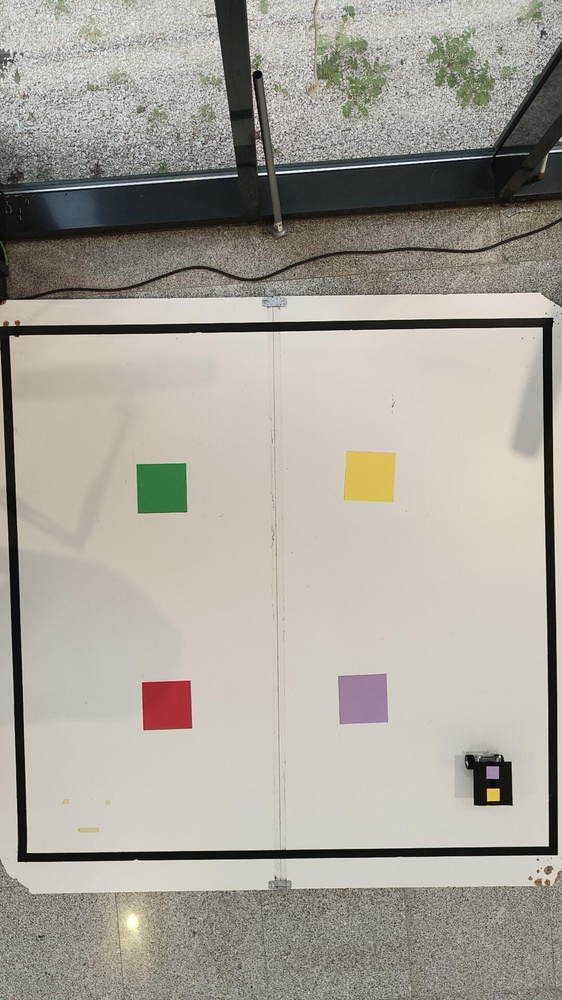
%> input picture app/img_1.jpeg, 562 x 1000 px, shrunk from 1080 x 1920 before the run
$ octave --eval "result = ProcessedMap('../app/img_1.jpeg');"   (GNU Octave 9; MATLAB toolbox functions it lacks are replaced by stand-ins)
%> lines starting %> are read from the running program, lines starting %| are printed output that depends on the picture; in (x1, y1, x2, y2) boxes, pixels count from 0 and x2, y2 are one past the last pixel; in counts of white or black regions, pixels touching at a corner belong together; the program's own positions count from 1
%% Função que processa a imagem RGB da arena

function [freeZoneMap, waypointsBases, robotCentroid] = ProcessedMap(map)
%> called with map = '../app/img_1.jpeg'

    % --- 1. Processamento Inicial ---
    originalImage = imread(map);
%> originalImage is the input picture: size 1000x562x3 uint8; mean R, G, B 167, 162.5, 152.5
    hsvImage = rgb2hsv(originalImage);
%> hsvImage: size 1000x562x3 double; mean H, S, V 0.152, 0.113, 0.659
    H = hsvImage(:,:,1);
    S = hsvImage(:,:,2);
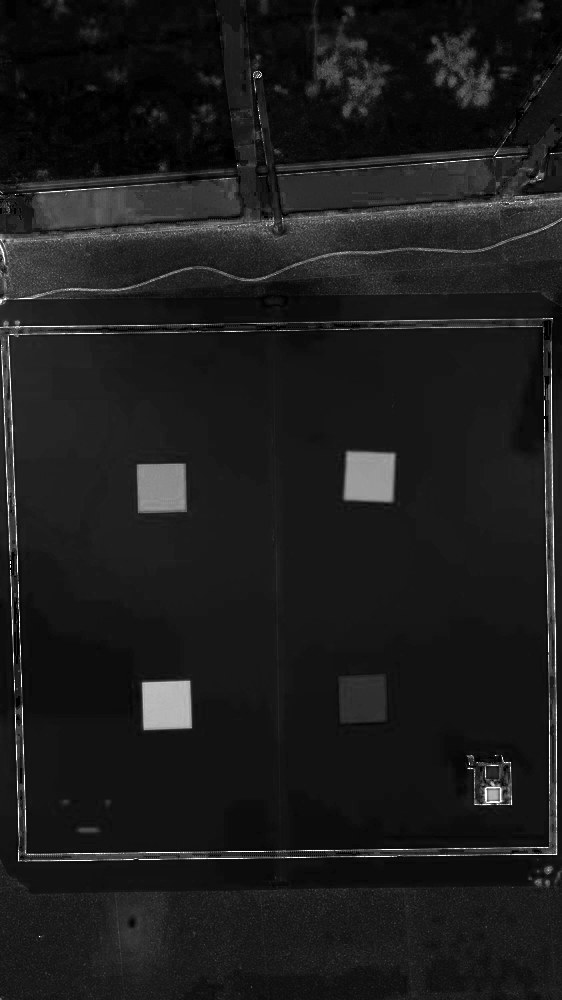
%> S: size 1000x562 double; min 0, max 1, mean 0.113
    V = histeq(hsvImage(:,:,3));
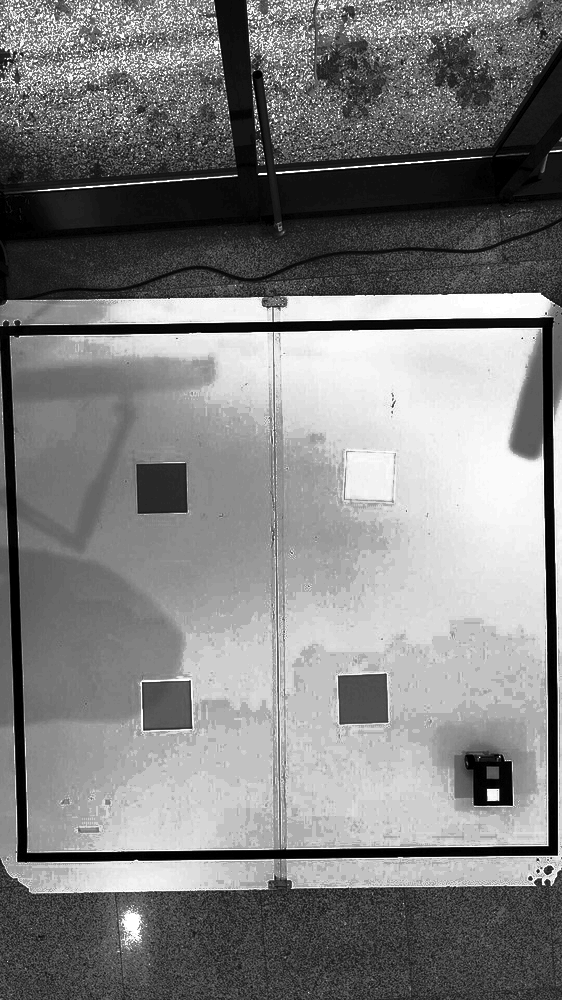
%> V: size 1000x562 double; min 0, max 1, mean 0.501

    % --- 2. Mascara da Arena (Preto/Branco) ---
    blackMask = (V < 0.15);
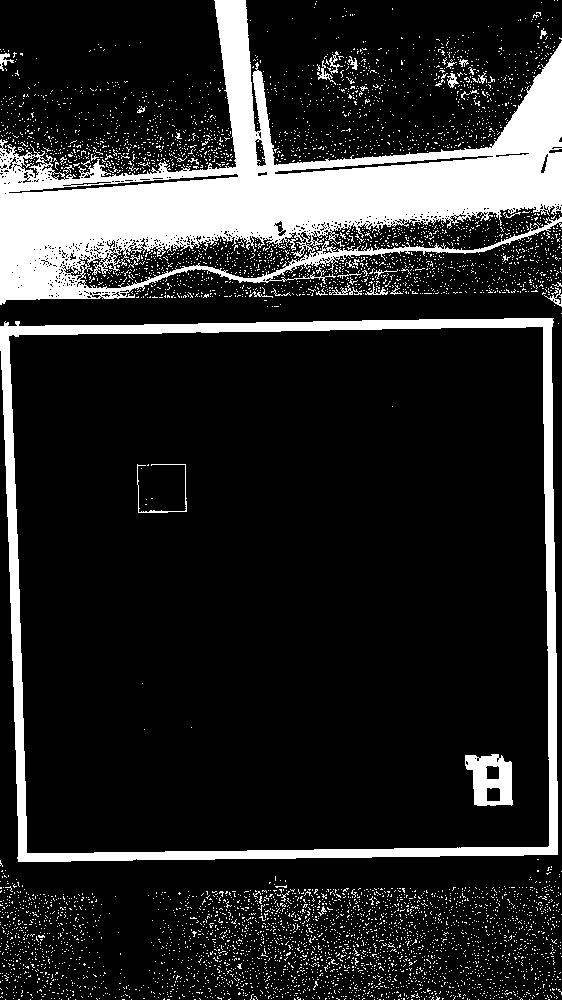
%> blackMask: size 1000x562 logical; 16.2% white; 5594 white regions (5555 under 20 px), largest, box (x1, y1, x2, y2) and area: (0, 0, 562, 305) 56300, (0, 318, 558, 862) 19372, (465, 754, 513, 806) 1657
    blackMaskCleaned = bwareaopen(blackMask, 200);
%> blackMaskCleaned: size 1000x562 logical; 13.8% white; 4 white regions, box (x1, y1, x2, y2) and area: (0, 0, 562, 305) 56300, (0, 318, 558, 862) 19372, (465, 754, 513, 806) 1657, (137, 464, 187, 513) 226
    blackMaskFilled = imfill(imclose(blackMaskCleaned, strel('disk',8)), "holes");
%> blackMaskFilled: size 1000x562 logical; 65.1% white; 4 black regions (1 under 20 px), largest, box (x1, y1, x2, y2) and area: (0, 227, 562, 1000) 116479, (246, 0, 562, 164) 42624, (0, 0, 235, 174) 36940

    % Identificar a borda da arena
    labeledBlackObjs = bwlabel(blackMaskFilled);
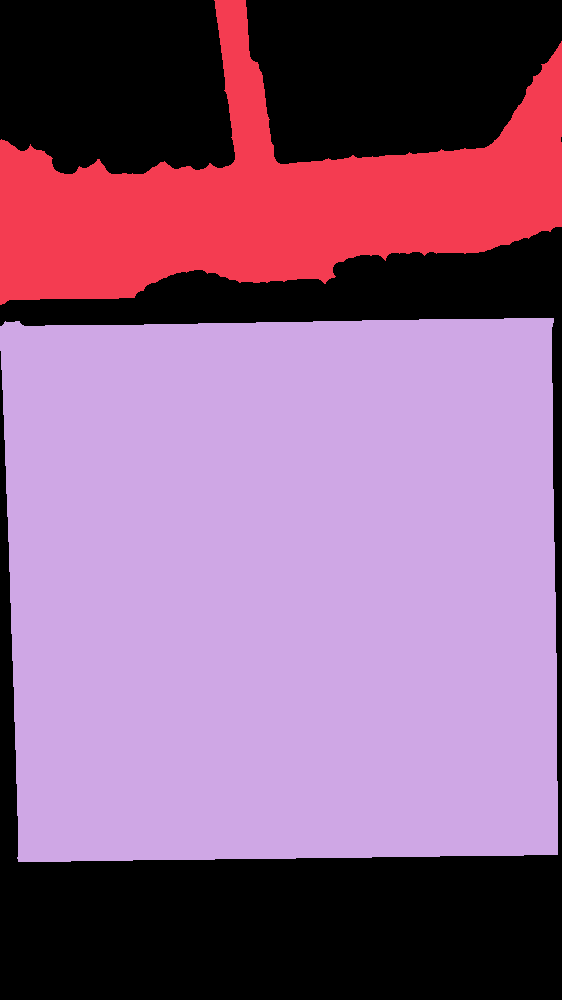
%> labeledBlackObjs: size 1000x562 double; 3 distinct labels, from 0 to 2; one colour per label, 0 black
    blackProps = regionprops(labeledBlackObjs,'Area');
%> blackProps = 2 regions; Area: 292718, 73234
    [~, biggestBlackIdx] = max([blackProps.Area]);
%> biggestBlackIdx = 2
    delimitationMask = (labeledBlackObjs == biggestBlackIdx);
%> delimitationMask: size 1000x562 logical; 52.1% white; 1 black region, box (x1, y1, x2, y2) and area: (0, 0, 562, 1000) 269282

    % Chão da Arena (Branco)
    WhiteMask = (S <= 0.2 & V >= 0.5) & delimitationMask;
%> WhiteMask: size 1000x562 logical; 39.1% white; 144 white regions (133 under 20 px), largest, box (x1, y1, x2, y2) and area: (10, 328, 549, 853) 217373, (34, 401, 76, 442) 1114, (96, 396, 118, 423) 301
    WhiteMaskFilled = imfill(imclose(bwareaopen(WhiteMask,200), strel('disk',15)), "holes");
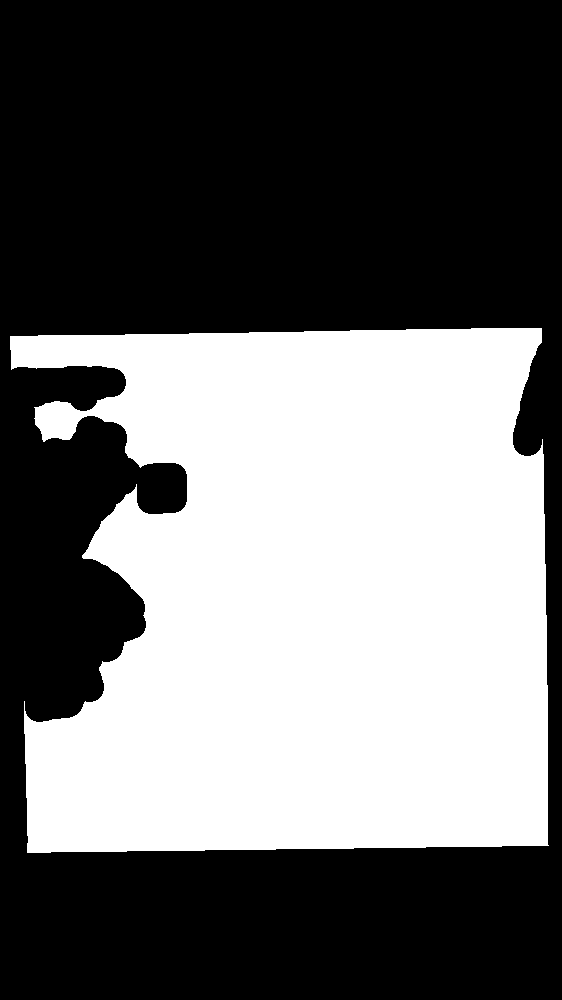
%> WhiteMaskFilled: size 1000x562 logical; 41.8% white; 1 white region, box (x1, y1, x2, y2) and area: (10, 328, 549, 853) 234750

    % Filtrar maior objeto branco (o chão jogável)
    labeledWhiteObjs = bwlabel(WhiteMaskFilled);
    whiteProps = regionprops(labeledWhiteObjs,'Area');
%> whiteProps = 1 region; Area: 234750
    [~, biggestWhiteIdx] = max([whiteProps.Area]);
%> biggestWhiteIdx = 1
    boardMask = (labeledWhiteObjs == biggestWhiteIdx);

    % --- 3. Deteção do Robô ---
    blackMaskRobot = (V < 0.15) & boardMask; % Procura preto DENTRO do tabuleiro
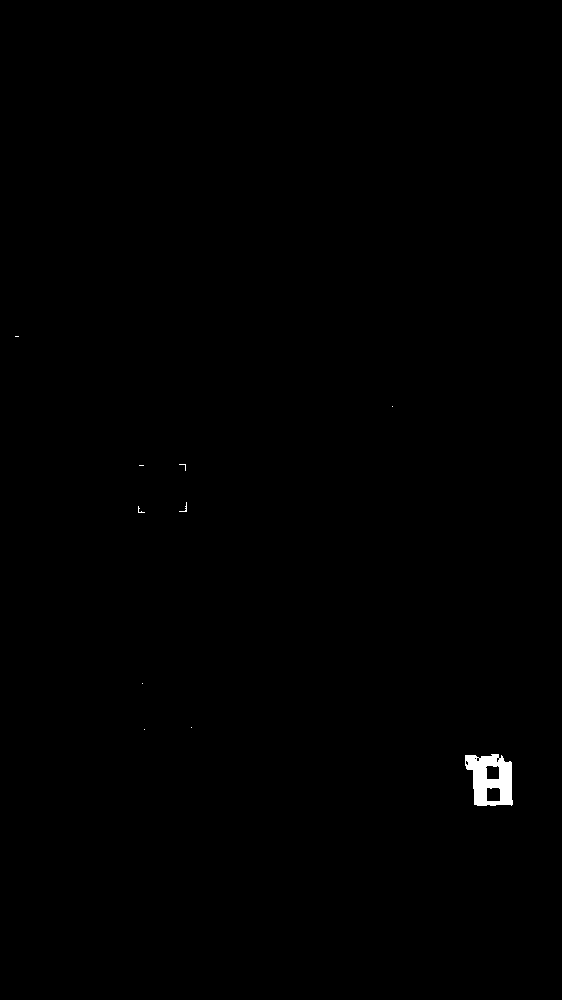
%> blackMaskRobot: size 1000x562 logical; 0.31% white; 10 white regions (8 under 20 px), largest, box (x1, y1, x2, y2) and area: (465, 754, 513, 806) 1657, (179, 502, 187, 512) 20
    blackMaskRobot = imclose(blackMaskRobot, strel('disk',8));
%> blackMaskRobot: size 1000x562 logical; 0.38% white; 10 white regions (6 under 20 px), largest, box (x1, y1, x2, y2) and area: (465, 754, 513, 806) 2031, (179, 502, 187, 512) 29, (179, 464, 186, 471) 23, (138, 506, 145, 513) 23
    blackMaskFilledRobot = bwareaopen(imfill(blackMaskRobot,"holes"), 200);
%> blackMaskFilledRobot: size 1000x562 logical; 0.36% white; 1 white region, box (x1, y1, x2, y2) and area: (465, 754, 513, 806) 2031

    % Obter silhueta e centro do robô
    robotProps = regionprops(blackMaskFilledRobot, 'Centroid');
%> robotProps = 1 region; Centroid: [491.4 780.2]
    if ~isempty(robotProps)
        robotCentroid = robotProps(1).Centroid;
%> robotCentroid = [491.4 780.2]
    else
        robotCentroid = [0,0]; % Fallback
    end

    % --- 4. Calibração das Bases (Cores) ---
    % CORREÇÃO: Parênteses adicionados no Vermelho para isolar o H
    colorMask{1} = ((H > 0.90 | H < 0.07) & S > 0.6 & V < 0.60) & boardMask;    % Vermelho
    colorMask{2} = (H > 0.10 & H < 0.20 & S > 0.40 & V > 0.40) & boardMask;     % Amarelo
    colorMask{3} = (H > 0.25 & H < 0.45 & S > 0.30 & V > 0.20) & boardMask;     % Verde
    colorMask{4} = (H > 0.65 & H < 0.92 & S > 0.20 & V > 0.20) & boardMask;     % Roxo

    dilatedBaseMasks = false(size(H));
    processedBases = cell(1, 4);

    for i = 1:4
        processedBases{i} = bwareaopen(colorMask{i}, 500); % Limpeza de ruido
        dilatedBaseMasks = dilatedBaseMasks | processedBases{i};
    end
%> after the loop, processedBases = 4 items

    % --- 5. Zonas de Segurança (Inflação) ---
    robotInflatedBases = cell(1, 4);
    allInflatedBases = false(size(H));

    for i = 1:4
        % DICA: Use 'disk' em vez de 'rectangle' para navegação mais suave
        robotInflatedBases{i} = imdilate(processedBases{i}, strel('disk', 40));
        allInflatedBases = allInflatedBases | robotInflatedBases{i};
    end
%> after the loop, robotInflatedBases = 4 items

    % --- 6. Mapa Final (Free Zone) ---
    % Zonas livres = Tabuleiro - (Bases Infladas + Paredes) + Onde o Robô está agora
    freeZoneMap = (boardMask & ~allInflatedBases) | blackMaskFilledRobot;
%> freeZoneMap: size 1000x562 logical; 36.6% white; 2 white regions

    % --- 7. VISUALIZAÇÃO FINAL (Corrigida) ---
    figure('Name', 'Debug: Mapa e Bases Retangulares', 'NumberTitle', 'off');
    imshow(freeZoneMap);
    title('Mapa Binário: Bases (Sólido) vs Zona Segurança (Tracejado)');
    hold on;

    % Plot Robô
    if robotCentroid(1) > 0
        plot(robotCentroid(1), robotCentroid(2), 'bo', 'MarkerSize', 10, 'LineWidth', 3);
        text(robotCentroid(1)+20, robotCentroid(2), 'Robô', 'Color', 'cyan');
    end

    % Definição de cores para o plot (ordem: 1-Verm, 2-Amarelo, 3-Verde, 4-Roxo)
    cores = {'r', 'y', 'g', 'm'};

    % Inicializar output de waypoints
    waypointsBases = cell(1,4);

    for i = 1:4
        % 1. Processar a BASE REAL (A folha de papel)
        % Usamos 'processedBases{i}' que é a máscara original sem dilatação
        propsReal = regionprops(processedBases{i}, 'BoundingBox', 'Area', 'Centroid');

        if ~isempty(propsReal)
            [~, idxReal] = max([propsReal.Area]);
            baseReal = propsReal(idxReal);

            % Desenha o retangulo da BASE REAL (Linha grossa sólida)
            rectangle('Position', baseReal.BoundingBox, 'EdgeColor', cores{i}, 'LineWidth', 3);

            % Mete o número no centro da base real
            text(baseReal.Centroid(1), baseReal.Centroid(2), num2str(i), ...
                 'Color', 'white', 'FontSize', 14, 'FontWeight', 'bold');
        end

        % 2. Processar a ZONA DE SEGURANÇA (Onde o robot para)
        % Usamos 'robotInflatedBases{i}' (a versão dilatada)
        propsSafe = regionprops(robotInflatedBases{i}, 'BoundingBox', 'Area');

        if ~isempty(propsSafe)
            [~, idxSafe] = max([propsSafe.Area]);
            baseSafe = propsSafe(idxSafe);

            % Desenha a zona de segurança (Linha tracejada fina)
            rectangle('Position', baseSafe.BoundingBox, 'EdgeColor', cores{i}, ...
                      'LineWidth', 1, 'LineStyle', '--');

            % --- CÁLCULO DOS WAYPOINTS (Nos limites da zona de segurança) ---
            bb = baseSafe.BoundingBox;
            x = bb(1); y = bb(2); w = bb(3); h = bb(4);

            % 4 Pontos (Norte, Sul, Oeste, Este)
            ptNorte = [x + w/2,  y];
            ptSul   = [x + w/2,  y + h];
            ptOeste = [x,        y + h/2];
            ptEste  = [x + w,    y + h/2];

            wP = [ptNorte; ptSul; ptOeste; ptEste];
            waypointsBases{i} = wP;

            % Desenha os pontinhos brancos onde o robot vai tentar chegar
            plot(wP(:,1), wP(:,2), 'r.', 'MarkerSize', 15);
        end
    end
%> this loop made 4 passes
%> (idxReal, idxSafe, baseSafe, x, y, w, h, wP) on passes 1 to 2: (1, 1, {Area 14374, BoundingBox [103.5 642.5 127 127]}, 103.5, 642.5, 127, 127, [167 642.5; 167 769.5; 103.5 706; 230.5 706]), (1, 1, {Area 14597, BoundingBox [305.5 413.5 129 128]}, 305.5, 413.5, 129, 128, [370 413.5; 370 541.5; 305.5 477.5; 434.5 477.5])
%> (propsReal, propsSafe) on passes 3 to 4: (0 regions, 0 regions), (0 regions, 0 regions)
%> after the loop, baseReal = 1 region; box (x1, y1, x2, y2), Area and Centroid: (344, 452, 395, 502) 2338 [370.1 477.2]; baseSafe = 1 region; box (x1, y1, x2, y2) and Area: (305, 413, 434, 541) 14597; waypointsBases = {[167 642.5; 167 769.5; 103.5 706; 230.5 706], [370 413.5; 370 541.5; 305.5 477.5; 434.5 477.5], [], []}
%> `result = ProcessedMap('../app/img_1.jpeg');`:
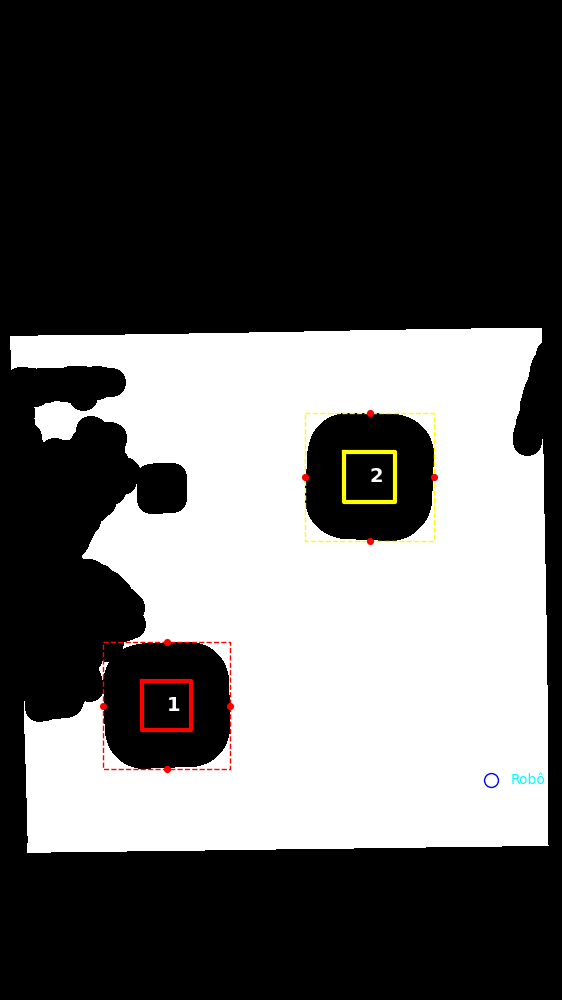
%> figure redrawn from the program's plot data; its title reads 'Mapa Binário: Bases (Sólido) vs Zona Segurança (Tracejado)'
    hold off;
end
